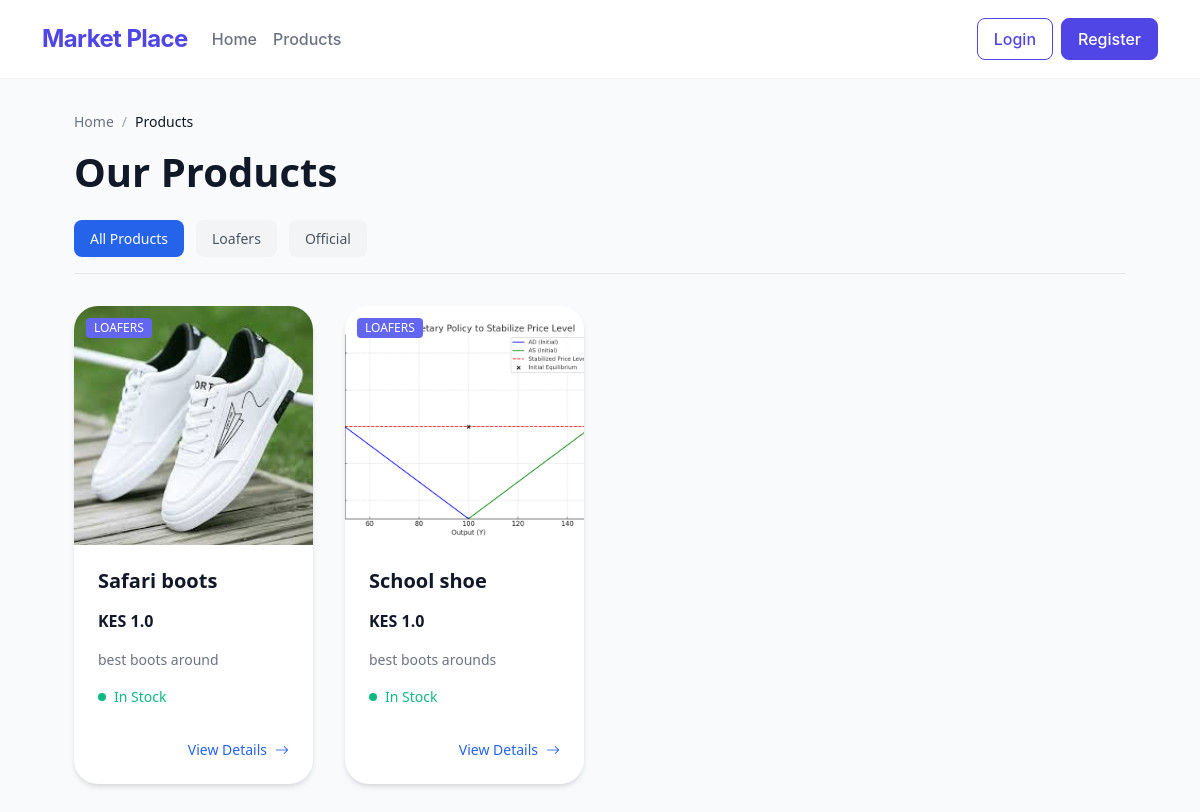
Page /products on the committed database.
### app.py (models this page shows)
class Category(db.Model):
    __tablename__ = 'categories'
    id = db.Column(db.Integer, primary_key=True)
    name = db.Column(db.String(100), unique=True, nullable=False)
    description = db.Column(db.String(500))
    products = db.relationship('Product', backref='category', lazy=True)

class Product(db.Model):
    __tablename__ = 'products'
    id = db.Column(db.Integer, primary_key=True)
    name = db.Column(db.String(100), nullable=False)
    description = db.Column(db.String(500), nullable=True)
    price = db.Column(db.Float, nullable=False)
    stock_quantity = db.Column(db.Integer, nullable=False)
    category_id = db.Column(db.Integer, db.ForeignKey('categories.id'), nullable=False)
    order_items = db.relationship('OrderItem', backref='product', lazy=True)
    images = db.relationship('ProductImage', backref='product', lazy=True)

class ProductImage(db.Model):
    __tablename__ = 'product_images'
    id = db.Column(db.Integer, primary_key=True)
    product_id = db.Column(db.Integer, db.ForeignKey('products.id'), nullable=False)
    image_url = db.Column(db.String(200), nullable=False)

### app.py (the view)
@app.route('/products')
def products():
    category_id = request.args.get('category_id', type=int)
    selected_category = None
    if category_id:
        selected_category = Category.query.get_or_404(category_id)
        products = Product.query.filter_by(category_id=category_id).all()
    else:
        products = Product.query.all()
    categories = Category.query.all()
    return render_template('products.html',
                           products=products,
                           categories=categories,
                           selected_category=selected_category)

### app.py (called while the page is built)
def get_cart_unique_items():
    if 'user_id' in session:
        order = Order.query.filter_by(user_id=session['user_id'], status="Pending").first()
        if order:
            return OrderItem.query.filter_by(order_id=order.id).count()
    return 0

@app.context_processor
def inject_cart_count():
    return dict(cart_count=get_cart_unique_items())

### templates/products.html (shortened to what this page needs)
{% extends 'base.html' %}
{% block content %}
<div class="products-container">
    <nav class="breadcrumb">
        <a href="{{ url_for('home') }}">Home</a>
        <span>/</span>
        <span class="current">Products</span>
    </nav>
    <div class="products-header">
        <h1>Our Products</h1>
        <div class="category-nav">
            <a href="{{ url_for('products') }}"
               class="category-link {% if not selected_category %}active{% endif %}">
                All Products
            </a>
            {% for category in categories %}
            <a href="{{ url_for('products', category_id=category.id) }}"
               class="category-link {% if selected_category and selected_category.id == category.id %}active{% endif %}">
                {{ category.name }}
            </a>
            {% endfor %}
        </div>
    </div>
    <div class="products-grid">
        {% for product in products %}
        <div class="product-card">
            <div class="product-image">
                <div class="image-badges">
                    <span class="badge category">{{ product.category.name }}</span>
                </div>
                {% if product.images %}
                    <img src="{{ url_for('static', filename='uploads/' + product.images[0].image_url) }}"
                         alt="Image of {{ product.name }}">
                {% else %}
                    <div class="no-image">
                        <i class="bi bi-image"></i>
                        <p>No image available</p>
                    </div>
                {% endif %}
            </div>
            <div class="product-content">
                <h2 class="product-title">
                    <a href="{{ url_for('product_detail', product_id=product.id) }}">{{ product.name }}</a>
                </h2>
                <div class="price-section">
                    <span class="current-price">KES {{ product.price }}</span>
                </div>
                <p class="product-description">{{ product.description|truncate(100) }}</p>
                <div class="stock-status {% if product.stock_quantity > 0 %}in-stock{% else %}out-of-stock{% endif %}">
                    <div class="stock-indicator">
                        <div class="indicator-dot"></div>
                        {% if product.stock_quantity > 0 %}
                            <span>In Stock</span>
                        {% else %}
                            <span>Out of Stock</span>
                        {% endif %}
                    </div>
                </div>
                <div class="product-actions">
                    <a href="{{ url_for('product_detail', product_id=product.id) }}" class="view-details">
                        View Details
                        <i class="bi bi-arrow-right"></i>
                    </a>
                </div>
            </div>
        </div>
        {% else %}
        <div class="no-products">
            <p>No products found in this category.</p>
        </div>
        {% endfor %}
    </div>
</div>
{% endblock %}

### static/css/styles.css (style rules this page uses)
.breadcrumb { display: flex; gap: 0.5rem; align-items: center; margin-bottom: 2rem; font-size: 0.875rem; color: #6b7280; }
.breadcrumb a { color: #6b7280; text-decoration: none; transition: color 0.2s; }
.breadcrumb .current { color: #000; font-weight: 500; }
.image-badges { position: absolute; top: 1rem; left: 1rem; z-index: 10; display: flex; gap: 0.5rem; }
.badge { padding: 0.5rem 1rem; border-radius: 2rem; font-size: 0.875rem; font-weight: 500; text-transform: uppercase; }
.price-section { display: flex; align-items: center; gap: 1rem; }
.current-price { font-size: 2rem; font-weight: 600; color: #000; }
.product-description { color: #4b5563; line-height: 1.8; margin-bottom: 2rem; font-size: 1.125rem; }
.stock-status { margin-bottom: 2rem; }
.stock-indicator { display: flex; align-items: center; gap: 0.75rem; }
.indicator-dot { width: 8px; height: 8px; border-radius: 50%; animation: pulse 2s infinite; }
.in-stock .indicator-dot { background: #059669; }
html { scroll-behavior: smooth; }

### templates/base.html (style rules this page uses)
:root { --primary-color: #4F46E5; --hover-color: #4338CA; --background-light: #F9FAFB; --text-primary: #111827; --text-secondary: #6B7280; }
body { font-family: 'Inter', system-ui, -apple-system, sans-serif; background-color: var(--background-light); color: var(--text-primary); }

### rows in the picture
Category: name "Loafers"
Category: name "Official"
Product: category.name "LOAFERS", image_url (picture), name "Safari boots", price "1.0", description "best boots around", stock_quantity "In Stock"
Product: category.name "LOAFERS", image_url (picture), name "School shoe", price "1.0", description "best boots arounds", stock_quantity "In Stock"
